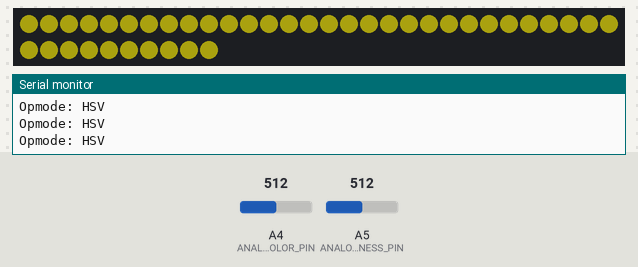
The sketch below on a simulated Arduino Uno, built with avr-gcc and run on an emulated ATmega328P. Shown: 40 RGB LEDs in strip order, left to right, continuing on the next row, the last lines printed to the serial monitor. The inputs (shaded band) are chosen by the test bench; at power-on: A4 (ANALOG_COLOR_PIN) = 512, A5 (ANALOG_BRIGHTNESS_PIN) = 512. Dim RGB values are drawn brighter than linear.

Above: at 3.2 s.
3.3 s: A4 (ANALOG_COLOR_PIN) set to 15
At 4.5 s:
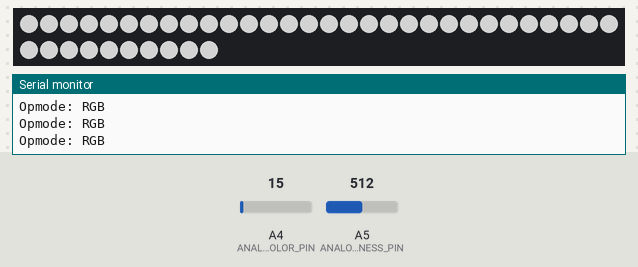
4.8 s: A5 (ANALOG_BRIGHTNESS_PIN) set to 0
At 5.8 s:
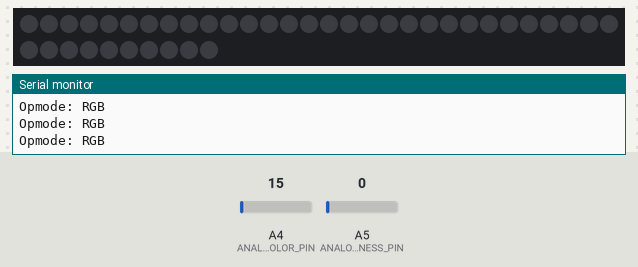
6.3 s: A5 (ANALOG_BRIGHTNESS_PIN) set to 35
At 6.8 s:
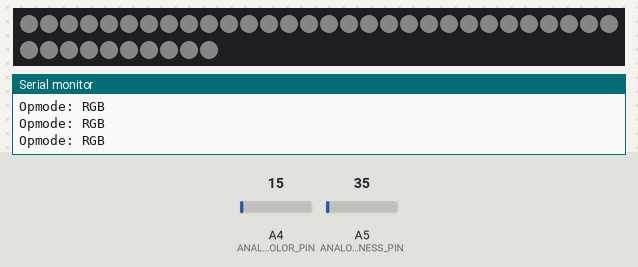
7.8 s: A4 (ANALOG_COLOR_PIN) set to 24
9.3 s: A4 (ANALOG_COLOR_PIN) set to 28
At 10.1 s:
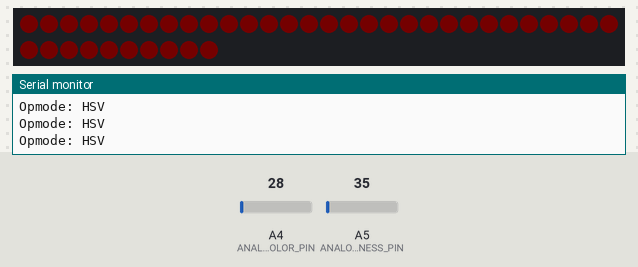
10.8 s: A4 (ANALOG_COLOR_PIN) set to 285
12.3 s: A4 (ANALOG_COLOR_PIN) set to 311
At 13.2 s:
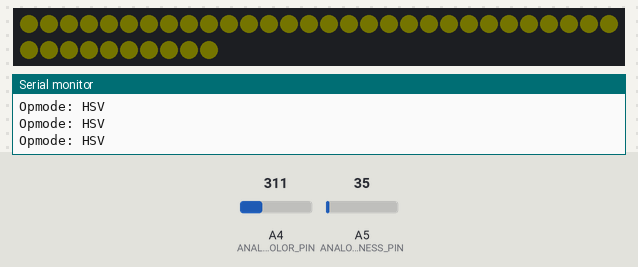
Timing chart, 0 to 14.8 s (numbered marks = the images above; inputs shaded):
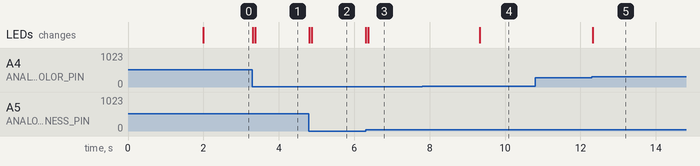

The sketch:

ringlight_arduino.ino
```cpp
// (licence header left out)
#include <FastLED.h>

// HW configuration

#define NUM_LEDS 40

// Significant pins on Adafruit Arduino Metro Mini
// USB VCC  1
// RST      2
// 3V reg   3                       // regulated 3V out - 500mA max total between 3V and 5V
// 5V reg   4                       // regulated 5V out - 500mA max total 3V/5V
// GND      5-6

// pins used by this firmware
#define DATA_PIN 3                  // green wire on DotStar strips CHANGE TO 11?
#define CLOCK_PIN 13                // yellow wire on DotStar strips
#define ANALOG_COLOR_PIN      A4    // color knob input pin
#define ANALOG_BRIGHTNESS_PIN A5    // brightness knob input pin

// SW options

#define HSV_LIMIT_V       0          // 1 to clip V value to max_bright when in HSV mode.  Careful with that axe...

// DEBUG slows down refresh rate a lot, to allow some serial output inside the refresh loop
// It also always sets LOW_POWER since you're assumed to be using the computer and likely a USB hub
#define DEBUG 0
#define SHOW_ANALOG_IN 0            // 1 to print analog raw inputs
#define SHOW_ANALOG_FILTERED 0      // 1 to print filtered analog inputs
#define PRINT_COLORS 0              // 1 to print CRGB or CSHV color components when computed

#if DEBUG
#define REFRESH_RATE 20             // slow down to keep serial output reasonable
#define LOW_POWER 1                 // always limit current draw to hub-suitable levels
#else
#define REFRESH_RATE 200            // 200 Hz gives very smooth response
#define LOW_POWER 0                 // use low power for safety while testing often
#endif

// startup delay gives a window to enter the bootloader in case the default config is eating too
// much power and tripping overcurrent protection
// You can always get around this situation by disconnecting the load; this is really for the
// case where everything is hardwired and disconnecting would be inconvenient or destructive.
#define STARTUP_DELAY 2000          // initialization wait in msec

#define ANALOG_IN_SMOOTHING_SAMPLES     12   // number of analog input samples to average in ring buffer
#define COLOR_INPUT_THRESH              25   // max ADC value seen when color pot is full CCW, interacts with power


// dim white for testing
const CRGB dimwhite = 0x020202;

// brightness upper/lower limits for current draw control
const int min_bright = 0x00;  // for testing, use 0 for production so we can turn it off
#if LOW_POWER
const int max_bright = 0x20;  // OK for typical USB hub at 500 mA of 5V
#else
const int max_bright = 0xFF;  // requires 2.5A USB 5V supply
#endif

const int refresh_delay = 1000 / REFRESH_RATE;

// --------------------------------------------------------
// Buffer and low-pass filter class for analog inputs
// --------------------------------------------------------
// Provides reading, storing and moving-average LPF functions for analog inputs.
// Uses the Arduino built-in function analogRead() for reading the inputs.
// The LPF is currently a simple trailing-N-samples average.
// Sampling is triggered by the caller; there is no async timed sampling logic in this class.

#define ANALOG_RINGBUF_MAX_SIZE ANALOG_IN_SMOOTHING_SAMPLES
#define SHOW_RING_SAMPLES   0

class AnalogRingbuf {
  int ringptr;
  int ringsize;
  int numvalid;
  int curval;
  int pin;
  char *tag;
  int samples[ANALOG_RINGBUF_MAX_SIZE];

  public:
  AnalogRingbuf(char *tag, int size, int pin) {
    this->ringptr = 0;
    this->numvalid = 0;
    this->tag = tag;
    this->ringsize = size;
    this->pin = pin;
    for (int i = 0; i < size; i++)
      this->samples[i] = 0;
    this->curval = 0;
  }

  int computeAvg() {
    long sum = 0;
    for (int i = 0; i < this->numvalid; i++)
      sum += this->samples[i];
    this->curval = (sum + this->numvalid/2) / this->numvalid;
    return this->curval;
  }

  void readSample() {
    int val = analogRead(this->pin);
    #if SHOW_ANALOG_IN
    Serial.print("Analog in ("); Serial.print(this->tag), Serial.print(") ");Serial.println(val, HEX);
    #endif
    this->addSample(val);
  }

  // addSample could be used if you are obtaining samples from somewhere else than the Arduino analog inputs.
  // Design decision was to recompute the filtered value here instead of on-demand in the accessor,
  // since it will make CPU usage more predictable
  void addSample(int sample) {
    this->samples[(this->ringptr)++] = sample;
    if (this->ringptr >= this->ringsize)
      this->ringptr = 0;
    if (this->numvalid < this->ringsize)
      this->numvalid++;
    this->computeAvg();
    #if SHOW_RING_SAMPLES
    Serial.print("Vals ("); Serial.print(this->tag); Serial.print(") Ringsize: "); Serial.println(this->ringsize);
    for (int i = 0; i < this->ringsize; i++) {
      Serial.println(this->samples[i], HEX);
    }
    #endif
    #if SHOW_ANALOG_FILTERED
    Serial.print("Filt ("); Serial.print(this->tag); Serial.print(") "); Serial.println(this->curval, HEX);
    #endif
  }

  int getFilteredValue() {
    return this->curval;
  }

};

typedef enum opMode {
  RGB_MODE,
  HSV_MODE
};

opMode g_opmode = RGB_MODE;

CRGB leds[NUM_LEDS];          // LEDs array for the FastLED library

// Ringbuffer/filters for analog inputs
AnalogRingbuf* g_brt_ringbuf = new AnalogRingbuf("BRT", ANALOG_IN_SMOOTHING_SAMPLES, ANALOG_BRIGHTNESS_PIN);
AnalogRingbuf* g_color_ringbuf = new AnalogRingbuf("COL", ANALOG_IN_SMOOTHING_SAMPLES, ANALOG_COLOR_PIN);

// init routine - name is reserved
void setup() {
    // maximal debug output speed
    Serial.begin(115200);

  	// startup delay - allows reprogramming if accidently overcurrent at boot
   	delay(STARTUP_DELAY);

    // Adafruit DotStar full-size strips are SK9822, with clock (yellow) and data (green) lines
    // Library CRGB object always uses RGB order, we need BGR output order specified in the FastLED init
    FastLED.addLeds<SK9822, DATA_PIN, CLOCK_PIN, BGR>(leds, NUM_LEDS);  // BGR ordering
}

// main loop

// primitives for loading the pixel array and writing it out to the LEDs

void loadLedsRGB(CRGB lcolor) {
  for(int led = 0; led < NUM_LEDS; led += 1) {
    leds[led] = lcolor;
  }
}

void loadLedsHSV(CHSV lcolor) {
  for(int led = 0; led < NUM_LEDS; led += 1) {
    leds[led] = lcolor;
  }
}

void showPixels() {
  FastLED.show();
}

// Original example - almost the simplest possible moving-pixel updater
void doMovingPixels() {
  for(int whiteLed = 0; whiteLed < NUM_LEDS; whiteLed = whiteLed + 1) {
    // Set current led on, show LEDs, then turn it off again
    leds[whiteLed] = dimwhite;
    FastLED.show();
    delay(refresh_delay);
    leds[whiteLed] = CRGB::Black;
  }
}

CHSV computeColorHSV(int bright_in, int color_in) {

  uint8_t hsv_h = map(color_in, COLOR_INPUT_THRESH, 1023, 0, 127);     // hue goes in a circle, so we only need half the domain
  uint8_t hsv_s = map(bright_in, 0, 1023, 127, 255);  // put a floor on the saturation so the color moves enough
  uint8_t hsv_v = map(bright_in, 0, 1023, 0, 255);

#if HSV_LIMIT_V
  // clamping v is not the same as doing it in RGB mode, too drastic
  if (hsv_v > max_bright)
    hsv_v = max_bright;
  if (hsv_v < min_bright)
    hsv_v = min_bright;
#endif

  CHSV color = CHSV(hsv_h, hsv_s, hsv_v);

  #if PRINT_COLORS
  Serial.print("Hue "); Serial.print(color.h, HEX); Serial.print(" s "); Serial.print(color.s, HEX);
  Serial.print(" v "); Serial.print(color.v, HEX); Serial.println();
  #endif

  return color;

}

// computes pixel color value from brightness and color input knob values
CRGB computeColorRGB(int bright, int usercolor) {

  // white brightness generation
  int brightval = map(bright, 0, 1023, 0, max_bright);

  int red = brightval;
  int green = brightval;
  int blue = brightval;

  // TBD: tilt the colors, letting nothing exceed brightval.

  // safety dance
  // *** check to see if FastLED has a clamping function ***
  // could just clamp brightval if we don't implement color changes here
  red = (red > max_bright) ? max_bright : red;
  red = (red < min_bright) ? min_bright : red;

  green = (green > max_bright) ? max_bright : green;
  green = (green < min_bright) ? min_bright : green;

  blue = (blue > max_bright) ? max_bright : blue;
  blue = (blue < min_bright) ? min_bright : blue;

  CRGB retv;
  retv.setRGB(red, green, blue);

  #if PRINT_COLORS
  Serial.print("R "); Serial.print(retv.r, HEX);
  Serial.print(" G "); Serial.print(retv.g, HEX);
  Serial.print(" B "); Serial.println(retv.b, HEX);
  #endif

  return retv;
}

// Process the analog inputs to buffer and do a simple low-pass smoothing filter
//  We get 10-bit analog readings from 0-1023
// if left floating they read 285-310 or so
// There is significant noise in the low bits of 3+ LSBs, need to check signal with scope
// Possible interaction with serial port activity...measuring interferes with the measurement :)
void read_and_filter_analog_inputs() {
  g_brt_ringbuf->readSample();
  g_color_ringbuf->readSample();
}

// set operating mode based on knob inputs
//   color input == 0 (full CCW):  RGB_MODE
//   color input nonzero: HSV_MODE
//   color input full CW:  HSV fixed hue submode (faux-white)
void set_opmode() {
  // the color input is affected somewhat by the brightness input, wtf
  if (g_color_ringbuf->getFilteredValue() <= COLOR_INPUT_THRESH)
    g_opmode = RGB_MODE;
  else
    g_opmode = HSV_MODE;
}

// main loop - the name is reserved

void loop() {
  read_and_filter_analog_inputs();
  set_opmode();

  if (g_opmode == HSV_MODE) {
      Serial.print("Opmode: "); Serial.println("HSV");
      CHSV hsvcolor = computeColorHSV(g_brt_ringbuf->getFilteredValue(), g_color_ringbuf->getFilteredValue());
      loadLedsHSV(hsvcolor);
  }
  else if (g_opmode == RGB_MODE) {
      Serial.print("Opmode: "); Serial.println("RGB");
      CRGB rgbcolor = computeColorRGB(g_brt_ringbuf->getFilteredValue(), g_color_ringbuf->getFilteredValue());
      loadLedsRGB(rgbcolor);
  }
  showPixels();
  delay(refresh_delay);

  //doMovingPixels();
}
```

Measured:
- the behaviour switches between 25 and 26 on A4 (ANALOG_COLOR_PIN) (found by bisection; images 3 and 4)
- the behaviour switches between 292 and 293 on A4 (ANALOG_COLOR_PIN) (found by bisection; images 4 and 5)
- after the input at 3.3 s, the LEDs: first change at once (image 1 shows a later state)
- after the input at 4.8 s, the LEDs: first change at once (image 2 shows a later state)
- after the input at 6.3 s, the LEDs: first change at once (image 3 shows a later state)
- after the input at 9.3 s, the LEDs: change at once (image 4)
- after the input at 12.3 s, the LEDs: change at once (image 5)
